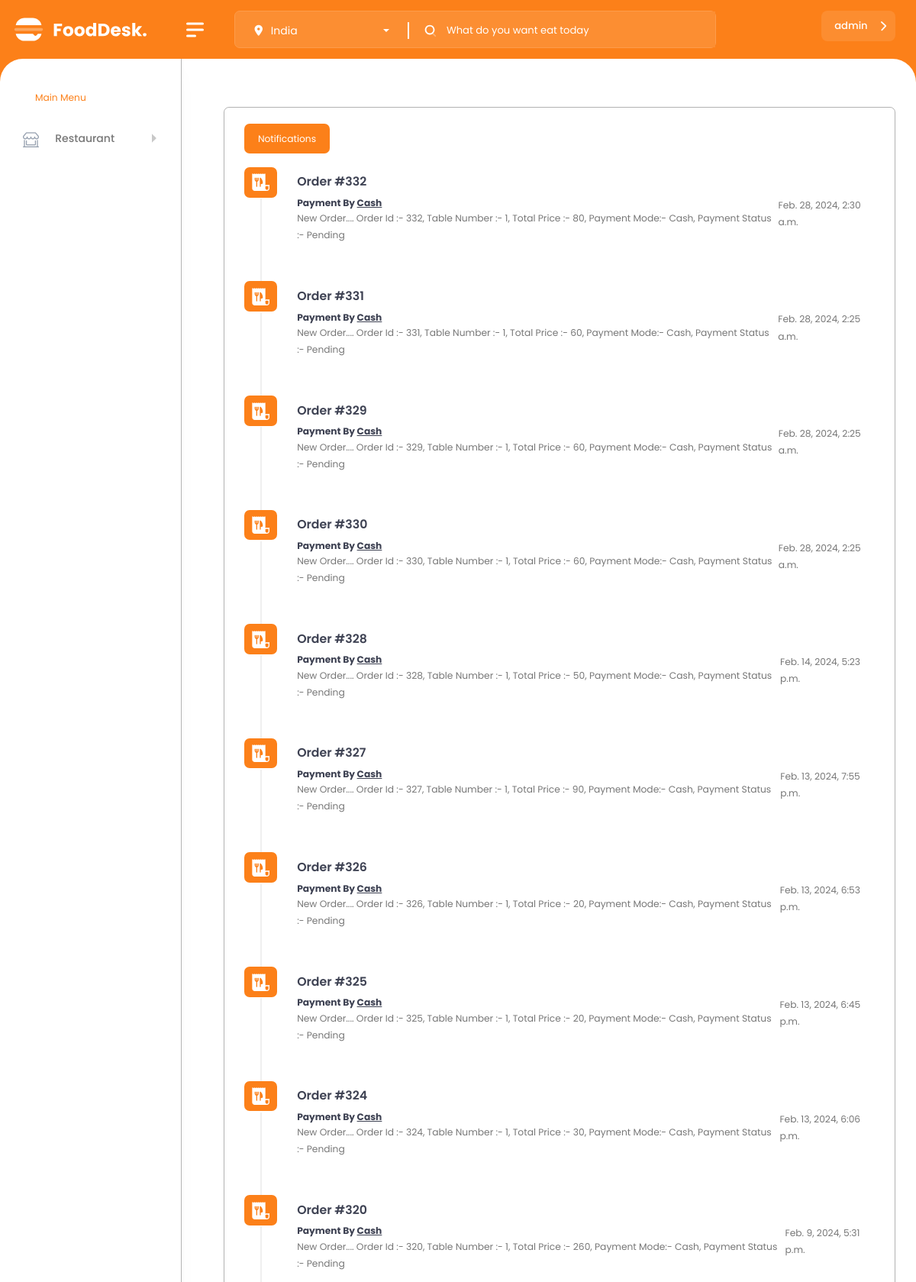
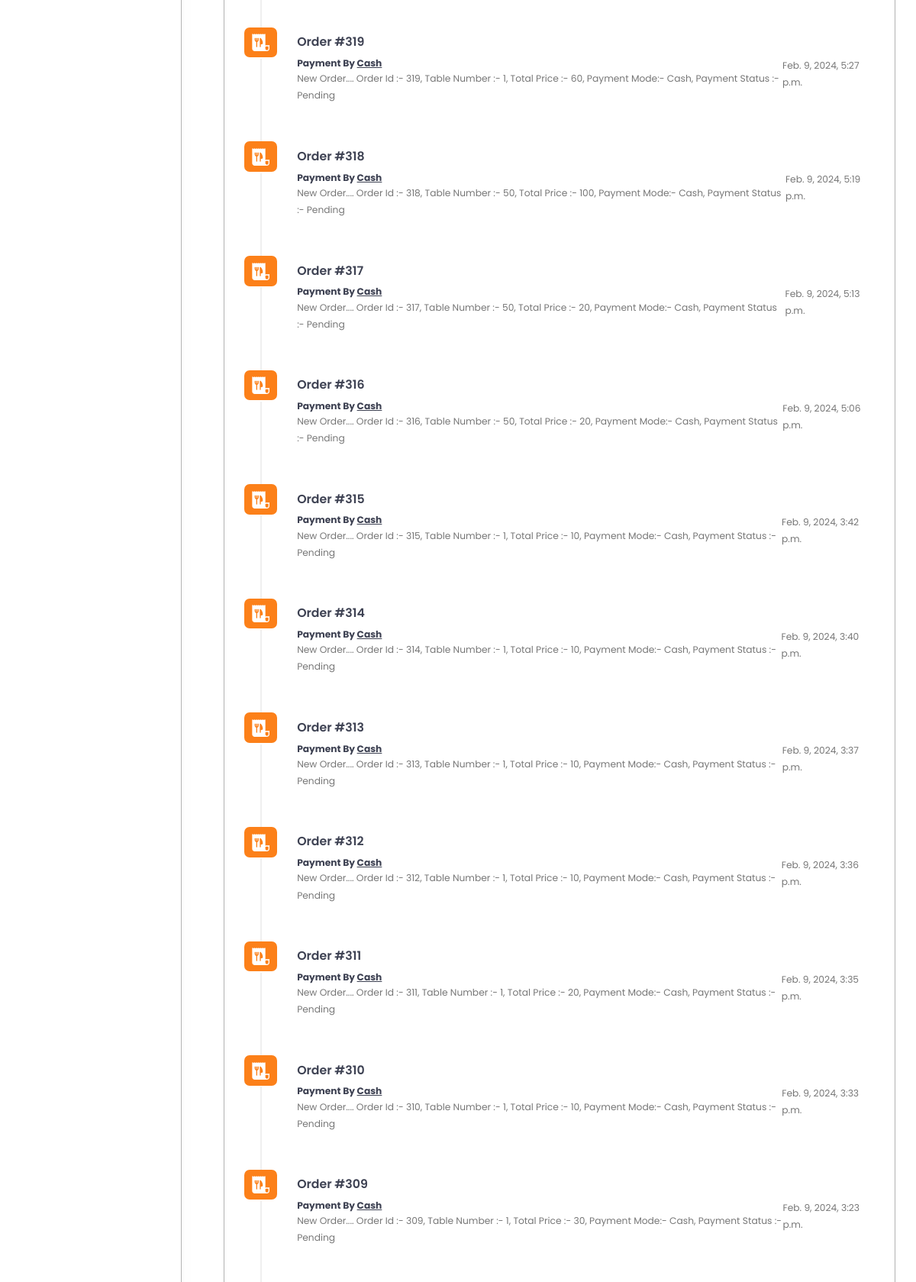
Screenshot of /dash/notification/ (signed in, upper part) with the database file from the repository (2 pictures, top to bottom).
### Admin_Panel/models.py (models this page shows, shortened)
class Notification(models.Model):
    order_id = models.IntegerField()
    table_number = models.IntegerField()
    total_price = models.IntegerField()
    payment_mode = models.CharField(max_length=20)
    payment_status = models.CharField(max_length=20,blank=True,null=True)
    status = models.CharField(max_length=20,default="Pending")
    message = models.TextField()
    created_at = models.DateTimeField(auto_now_add=True)

### Admin_Panel/views.py (the view)
# urls.py: path('notification/',AdminNotifaction,name="AdminNotifaction"),
@login_required(login_url="AdminLogin")
def AdminNotifaction(request):
    user_obj = User.objects.filter(username=request.user).first()
    profile_obj = Admin_Profile.objects.filter(user=user_obj).first()
    if profile_obj is None or not profile_obj.is_admin:
        messages.success(request, "You Don't Have The Permissin To Access The Dashboard \n Please Contact Admin")
        return redirect('AdminLogin')
    notitication = Notification.objects.all().order_by('-created_at')
    return render(request,"Admin_Panel/admin_notification.html",{"notification":notitication})

### templates/Admin_Panel/admin_notification.html (shortened to what this page needs)
{% load static %}
<!DOCTYPE html>
<html lang="en">
<head>
	<link href="{% static 'global/vendor/jquery-nice-select/css/nice-select.css'%}" rel="stylesheet">
    <link href="{% static 'global/vendor/bootstrap-select/dist/css/bootstrap-select.min.css'%}" rel="stylesheet">
     <link href="{% static 'global/vendor/swiper/css/swiper-bundle.min.css'%}" rel="stylesheet">
<link href="{% static 'global/css/style.css'%}" rel="stylesheet">
</head>
<body>
    <div id="main-wrapper">
          <div class="nav-header">
            <a href="{% url "AdminIndex" %}" class="brand-logo">
            </a>
            <div class="nav-control">
                <div class="hamburger">
                    <span class="line"></span><span class="line"></span><span class="line"></span>
                </div>
            </div>
        </div>
        <div class="header">
            <div class="header-content">
                <nav class="navbar navbar-expand">
                    <div class="container d-block my-0">
                        <div class="d-flex align-items-center justify-content-sm-between justify-content-end">
                            <div class="header-left">
                                <div class="nav-item d-flex align-items-center">
                                    <div class="d-flex header-bx">
                                        <div class="input-group search-area2 ps-3" id="Serach-bar">
                                            <span class="input-group-text h-search"><a href="javascript:void(0)">
											</a></span>
                                            <input type="text" class="form-control" placeholder="What do you want eat today">
                                        </div>
                                    </div>
                                </div>
                            </div>
                            {% if request.user.is_authenticated %}
                            <ul class="navbar-nav header-right ">
                                <li>
                                    <div class="dropdown header-profile2 ">
                                        <a class="nav-link " href="javascript:void(0);" role="button" data-bs-toggle="dropdown">
                                            <div class="header-info2 d-flex align-items-center">
                                                <div class="d-flex align-items-center sidebar-info">
                                                    <div>
                                                        <h6 class="font-w500 mb-0 ms-2">{{request.user}}</h6>
                                                    </div>
                                                    <i class="fas fa-chevron-down"></i>
                                                </div>
                                            </div>
                                        </a>
                                    </div>
                                </li>
                            </ul>
                            {% endif %}
                        </div>
                    </div>
                </nav>
            </div>
        </div>
        <div class="dlabnav border-right">
            <div class="dlabnav-scroll">
					<p class="menu-title style-1"> Main Menu</p>
				<ul class="metismenu" id="menu">
					<li><a class="has-arrow " href="javascript:void(0);" aria-expanded="false">
								<i class="bi bi-shop-window"></i>
							<span class="nav-text">Restaurant</span>
						</a>
                    </li>
                </ul>
			</div>
        </div>
        <div class="content-body">
			<div class="container">
				<div class="card" style="border: 1px solid rgba(0, 0, 0, 0.3);">
					<div class="card-header d-sm-flex d-block border-0 pb-0">
						<ul class=" notification-tab d-sm-flex d-inline-flex nav nav-pills me-auto mb-sm-0 mb-3" id="pills-tab" role="tablist">
						  <li class="nav-item" role="presentation">
							<button class="nav-link active" id="pills-notifications-tab" data-bs-toggle="pill" data-bs-target="#pills-notifications" type="button" role="tab" aria-controls="pills-notifications" aria-selected="false">Notifications</button>
						  </li>
						</ul>
					</div>
					<div class="card-body pt-0">
						<div class="tab-content" id="pills-tabContent">
							<div class="tab-pane fade show active" id="pills-notifications" role="tabpanel" aria-labelledby="pills-notifications-tab">
								<ul class="timeline-active">
                                    {% for noty in notification %}
									<li class="d-flex align-items-baseline">
										<span class="badge badge-xl badge-primary">
										</span>
										<div class="panel d-xl-flex d-block align-items-center justify-content-between">
											<div>
												<a class="timeline-panel text-muted" href="#">
													<h4>Order #{{noty.order_id}}</h4>
												</a>
												<span><strong>Payment By <u> {{noty.payment_mode}}</u></strong></span>
												<p>{{noty.message}}</p>
											</div>
											<div>
												<p class="mb-0">{{noty.created_at}}</p>
											</div>
										</div>
									</li>
                                    {% endfor %}
								</ul>
							</div>
						</div>
					</div>
				</div>
            </div>
		</div>
	</div>
</body>
</html>

### rows the page displays
Notification: order_id "332", payment_mode "Cash", message "New Order.... Order Id :- 332, Table Number :- 1, Total Price :- 80, Payment Mode:- Cash, Payment Status :- Pending", created_at "Feb. 28, 2024, 2:30 a.m."
Notification: order_id "331", payment_mode "Cash", message "New Order.... Order Id :- 331, Table Number :- 1, Total Price :- 60, Payment Mode:- Cash, Payment Status :- Pending", created_at "Feb. 28, 2024, 2:25 a.m."
Notification: order_id "329", payment_mode "Cash", message "New Order.... Order Id :- 329, Table Number :- 1, Total Price :- 60, Payment Mode:- Cash, Payment Status :- Pending", created_at "Feb. 28, 2024, 2:25 a.m."
Notification: order_id "330", payment_mode "Cash", message "New Order.... Order Id :- 330, Table Number :- 1, Total Price :- 60, Payment Mode:- Cash, Payment Status :- Pending", created_at "Feb. 28, 2024, 2:25 a.m."
Notification: order_id "328", payment_mode "Cash", message "New Order.... Order Id :- 328, Table Number :- 1, Total Price :- 50, Payment Mode:- Cash, Payment Status :- Pending", created_at "Feb. 14, 2024, 5:23 p.m."
Notification: order_id "327", payment_mode "Cash", message "New Order.... Order Id :- 327, Table Number :- 1, Total Price :- 90, Payment Mode:- Cash, Payment Status :- Pending", created_at "Feb. 13, 2024, 7:55 p.m."
Notification: order_id "326", payment_mode "Cash", message "New Order.... Order Id :- 326, Table Number :- 1, Total Price :- 20, Payment Mode:- Cash, Payment Status :- Pending", created_at "Feb. 13, 2024, 6:53 p.m."
Notification: order_id "325", payment_mode "Cash", message "New Order.... Order Id :- 325, Table Number :- 1, Total Price :- 20, Payment Mode:- Cash, Payment Status :- Pending", created_at "Feb. 13, 2024, 6:45 p.m."
Notification: order_id "324", payment_mode "Cash", message "New Order.... Order Id :- 324, Table Number :- 1, Total Price :- 30, Payment Mode:- Cash, Payment Status :- Pending", created_at "Feb. 13, 2024, 6:06 p.m."
Notification: order_id "320", payment_mode "Cash", message "New Order.... Order Id :- 320, Table Number :- 1, Total Price :- 260, Payment Mode:- Cash, Payment Status :- Pending", created_at "Feb. 9, 2024, 5:31 p.m."
Notification: order_id "319", payment_mode "Cash", message "New Order.... Order Id :- 319, Table Number :- 1, Total Price :- 60, Payment Mode:- Cash, Payment Status :- Pending", created_at "Feb. 9, 2024, 5:27 p.m."
Notification: order_id "318", payment_mode "Cash", message "New Order.... Order Id :- 318, Table Number :- 50, Total Price :- 100, Payment Mode:- Cash, Payment Status :- Pending", created_at "Feb. 9, 2024, 5:19 p.m."
Notification: order_id "317", payment_mode "Cash", message "New Order.... Order Id :- 317, Table Number :- 50, Total Price :- 20, Payment Mode:- Cash, Payment Status :- Pending", created_at "Feb. 9, 2024, 5:13 p.m."
Notification: order_id "316", payment_mode "Cash", message "New Order.... Order Id :- 316, Table Number :- 50, Total Price :- 20, Payment Mode:- Cash, Payment Status :- Pending", created_at "Feb. 9, 2024, 5:06 p.m."
Notification: order_id "315", payment_mode "Cash", message "New Order.... Order Id :- 315, Table Number :- 1, Total Price :- 10, Payment Mode:- Cash, Payment Status :- Pending", created_at "Feb. 9, 2024, 3:42 p.m."
Notification: order_id "314", payment_mode "Cash", message "New Order.... Order Id :- 314, Table Number :- 1, Total Price :- 10, Payment Mode:- Cash, Payment Status :- Pending", created_at "Feb. 9, 2024, 3:40 p.m."
Notification: order_id "313", payment_mode "Cash", message "New Order.... Order Id :- 313, Table Number :- 1, Total Price :- 10, Payment Mode:- Cash, Payment Status :- Pending", created_at "Feb. 9, 2024, 3:37 p.m."
Notification: order_id "312", payment_mode "Cash", message "New Order.... Order Id :- 312, Table Number :- 1, Total Price :- 10, Payment Mode:- Cash, Payment Status :- Pending", created_at "Feb. 9, 2024, 3:36 p.m."
Notification: order_id "311", payment_mode "Cash", message "New Order.... Order Id :- 311, Table Number :- 1, Total Price :- 20, Payment Mode:- Cash, Payment Status :- Pending", created_at "Feb. 9, 2024, 3:35 p.m."
Notification: order_id "310", payment_mode "Cash", message "New Order.... Order Id :- 310, Table Number :- 1, Total Price :- 10, Payment Mode:- Cash, Payment Status :- Pending", created_at "Feb. 9, 2024, 3:33 p.m."
Notification: order_id "309", payment_mode "Cash", message "New Order.... Order Id :- 309, Table Number :- 1, Total Price :- 30, Payment Mode:- Cash, Payment Status :- Pending", created_at "Feb. 9, 2024, 3:23 p.m."

### other values shown
{{ request.user }} "admin"
